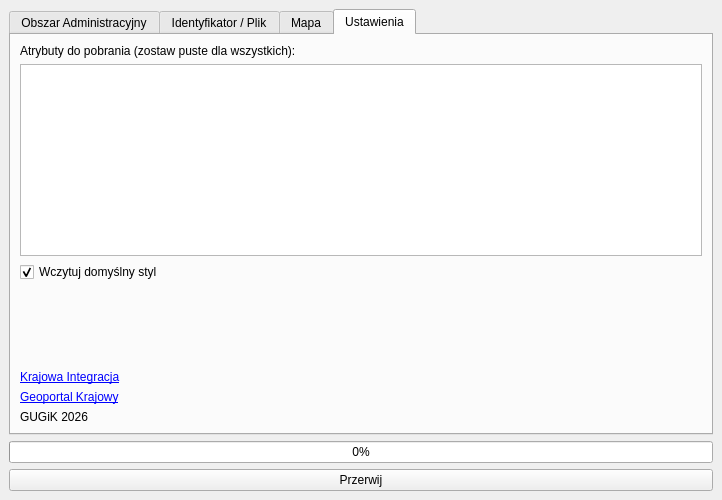
<?xml version="1.0" encoding="UTF-8"?>
<ui version="4.0">
 <class>PobieranieEGIBDockWidgetBase</class>
 <widget class="QDockWidget" name="PobieranieEGIBDockWidgetBase">
  <property name="geometry">
   <rect>
    <x>0</x>
    <y>0</y>
    <width>722</width>
    <height>500</height>
   </rect>
  </property>
  <property name="windowTitle">
   <string>Pobierz dane GUGiK</string>
  </property>
  <widget class="QWidget" name="dockWidgetContents">
   <layout class="QVBoxLayout" name="verticalLayout">
    <item>
     <widget class="QTabWidget" name="tabWidget">
      <property name="currentIndex">
       <number>3</number>
      </property>
      <widget class="QWidget" name="tab_admin">
       <attribute name="title">
        <string>Obszar Administracyjny</string>
       </attribute>
       <layout class="QVBoxLayout" name="verticalLayout_2">
        <item>
         <widget class="QLabel" name="label_woj">
          <property name="text">
           <string>Województwo:</string>
          </property>
         </widget>
        </item>
        <item>
         <widget class="QComboBox" name="cmb_woj"/>
        </item>
        <item>
         <widget class="QLabel" name="label_pow">
          <property name="text">
           <string>Powiat:</string>
          </property>
         </widget>
        </item>
        <item>
         <widget class="QComboBox" name="cmb_pow">
          <property name="enabled">
           <bool>false</bool>
          </property>
         </widget>
        </item>
        <item>
         <widget class="QLabel" name="label_gmina">
          <property name="text">
           <string>Gmina:</string>
          </property>
         </widget>
        </item>
        <item>
         <widget class="QComboBox" name="cmb_gmina">
          <property name="enabled">
           <bool>false</bool>
          </property>
         </widget>
        </item>
        <item>
         <widget class="QLabel" name="label_obreb">
          <property name="text">
           <string>Obręb:</string>
          </property>
         </widget>
        </item>
        <item>
         <widget class="QComboBox" name="cmb_obreb">
          <property name="enabled">
           <bool>false</bool>
          </property>
         </widget>
        </item>
        <item>
         <widget class="QLabel" name="label_teryt_manual">
          <property name="text">
           <string>Lub wpisz kod TERYT / nazwę:</string>
          </property>
          <property name="buddy">
           <cstring>txt_teryt_manual</cstring>
          </property>
         </widget>
        </item>
        <item>
         <widget class="QLineEdit" name="txt_teryt_manual">
          <property name="toolTip">
           <string>Format: województwo.powiat (np. 022602) lub województwo.powiat.gmina (np. 022602_1609) lub z numerem obrębu (np. 022602_1.0003.59). Możesz używać znaku * jako wieloznacznika lub szukać po nazwie.</string>
          </property>
         </widget>
        </item>
        <item>
         <widget class="QLabel" name="lbl_teryt_info">
          <property name="styleSheet">
           <string>color: red;</string>
          </property>
          <property name="text">
           <string/>
          </property>
         </widget>
        </item>
        <item>
         <widget class="QCheckBox" name="chk_geometry_only">
          <property name="text">
           <string>Pobierz tylko geometrię (szybciej)</string>
          </property>
         </widget>
        </item>
        <item>
         <widget class="QPushButton" name="btn_download_admin">
          <property name="font">
           <font>
            <weight>75</weight>
            <bold>true</bold>
           </font>
          </property>
          <property name="text">
           <string>Pobierz działki</string>
          </property>
         </widget>
        </item>
        <item>
         <spacer name="verticalSpacer">
          <property name="orientation">
           <enum>Qt::Vertical</enum>
          </property>
          <property name="sizeHint" stdset="0">
           <size>
            <width>20</width>
            <height>40</height>
           </size>
          </property>
         </spacer>
        </item>
       </layout>
      </widget>
      <widget class="QWidget" name="tab_id">
       <attribute name="title">
        <string>Identyfikator / Plik</string>
       </attribute>
       <layout class="QVBoxLayout" name="verticalLayout_3">
        <item>
         <widget class="QLabel" name="label_ids">
          <property name="text">
           <string>Wpisz ID działek (po jednym w linii):</string>
          </property>
         </widget>
        </item>
        <item>
         <widget class="QPlainTextEdit" name="txt_ids"/>
        </item>
        <item>
         <widget class="QPushButton" name="btn_load_file">
          <property name="text">
           <string>Wczytaj z pliku TXT/CSV</string>
          </property>
         </widget>
        </item>
        <item>
         <widget class="QPushButton" name="btn_download_ids">
          <property name="text">
           <string>POBIERZ</string>
          </property>
         </widget>
        </item>
       </layout>
      </widget>
      <widget class="QWidget" name="tab_map">
       <attribute name="title">
        <string>Mapa</string>
       </attribute>
       <layout class="QVBoxLayout" name="verticalLayout_4">
        <item>
         <layout class="QHBoxLayout" name="horizontalLayout">
          <property name="topMargin">
           <number>0</number>
          </property>
          <item>
           <widget class="QPushButton" name="btn_select_rect">
            <property name="text">
             <string>Wskaż prostokąt na mapie</string>
            </property>
            <property name="checkable">
             <bool>true</bool>
            </property>
           </widget>
          </item>
          <item>
           <widget class="QPushButton" name="btn_download_extent">
            <property name="text">
             <string>Pobierz z widoku (Extent)</string>
            </property>
           </widget>
          </item>
         </layout>
        </item>
        <item>
         <widget class="Line" name="line">
          <property name="orientation">
           <enum>Qt::Horizontal</enum>
          </property>
         </widget>
        </item>
        <item>
         <spacer name="verticalSpacer_2">
          <property name="orientation">
           <enum>Qt::Vertical</enum>
          </property>
          <property name="sizeHint" stdset="0">
           <size>
            <width>20</width>
            <height>40</height>
           </size>
          </property>
         </spacer>
        </item>
       </layout>
      </widget>
      <widget class="QWidget" name="tab_settings">
       <attribute name="title">
        <string>Ustawienia</string>
       </attribute>
       <layout class="QVBoxLayout" name="verticalLayout_settings">
        <item>
         <widget class="QLabel" name="label_attrs">
          <property name="text">
           <string>Atrybuty do pobrania (zostaw puste dla wszystkich):</string>
          </property>
         </widget>
        </item>
        <item>
         <widget class="QListWidget" name="list_attributes">
          <property name="selectionMode">
           <enum>QAbstractItemView::MultiSelection</enum>
          </property>
         </widget>
        </item>
        <item>
         <widget class="QCheckBox" name="chk_load_style">
          <property name="text">
           <string>Wczytuj domyślny styl</string>
          </property>
          <property name="checked">
           <bool>true</bool>
          </property>
         </widget>
        </item>
        <item>
         <spacer name="verticalSpacer_settings">
          <property name="orientation">
           <enum>Qt::Vertical</enum>
          </property>
          <property name="sizeHint" stdset="0">
           <size>
            <width>20</width>
            <height>40</height>
           </size>
          </property>
         </spacer>
        </item>
        <item>
         <widget class="QLabel" name="label_3">
          <property name="text">
           <string>&lt;html&gt;&lt;head/&gt;&lt;body&gt;&lt;p&gt;&lt;a href=&quot;https://integracja.gugik.gov.pl/&quot;&gt;&lt;span style=&quot; text-decoration: underline; color:#0000ff;&quot;&gt;Krajowa Integracja&lt;/span&gt;&lt;/a&gt;&lt;/p&gt;&lt;/body&gt;&lt;/html&gt;</string>
          </property>
         </widget>
        </item>
        <item>
         <widget class="QLabel" name="label_2">
          <property name="text">
           <string>&lt;html&gt;&lt;head/&gt;&lt;body&gt;&lt;p&gt;&lt;a href=&quot;https://www.geoportal.gov.pl/&quot;&gt;&lt;span style=&quot; text-decoration: underline; color:#0000ff;&quot;&gt;Geoportal Krajowy&lt;/span&gt;&lt;/a&gt;&lt;/p&gt;&lt;/body&gt;&lt;/html&gt;</string>
          </property>
         </widget>
        </item>
        <item>
         <widget class="QLabel" name="label">
          <property name="text">
           <string>GUGiK 2026</string>
          </property>
         </widget>
        </item>
       </layout>
      </widget>
     </widget>
    </item>
    <item>
     <widget class="QProgressBar" name="progressBar">
      <property name="visible">
       <bool>false</bool>
      </property>
      <property name="value">
       <number>0</number>
      </property>
     </widget>
    </item>
    <item>
     <widget class="QPushButton" name="btn_cancel">
      <property name="visible">
       <bool>false</bool>
      </property>
      <property name="text">
       <string>Przerwij</string>
      </property>
     </widget>
    </item>
   </layout>
  </widget>
 </widget>
 <connections/>
</ui>
